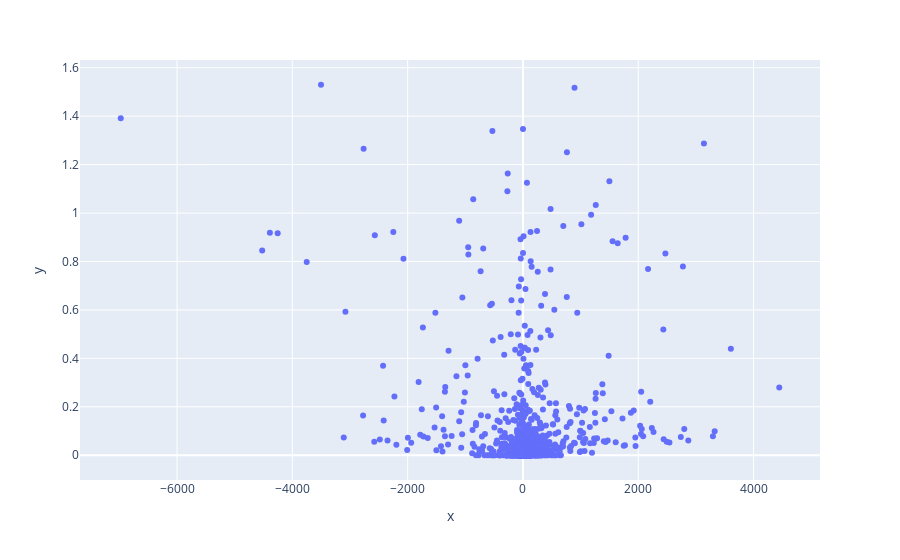

Notebook cell for this chart:
### Code cell
# x and y given as array_like objects
import plotly.express as px
fig = px.scatter(ga, x=ga.avg_price.values, y=ga.neg.values)
fig.show()

### Figure 1 — Plotly figure (JSON) as saved in the notebook; plotly's stock layout.template omitted (floating-point values rounded to 4 significant figures; data arrays with more than 128 entries replaced by an {"elided": "..."} marker saying what was removed)
{"data": [{"hovertemplate": "x=%{x}<br>y=%{y}<extra></extra>", "legendgroup": "", "marker": {"color": "#636efa", "symbol": "circle"}, "mode": "markers", "name": "", "orientation": "v", "showlegend": false, "type": "scatter", "x": {"elided": "910 float values"}, "xaxis": "x", "y": {"elided": "910 float values"}, "yaxis": "y"}], "layout": {"legend": {"tracegroupgap": 0}, "margin": {"t": 60}, "xaxis": {"anchor": "y", "domain": [0, 1], "title": {"text": "x"}}, "yaxis": {"anchor": "x", "domain": [0, 1], "title": {"text": "y"}}}}
